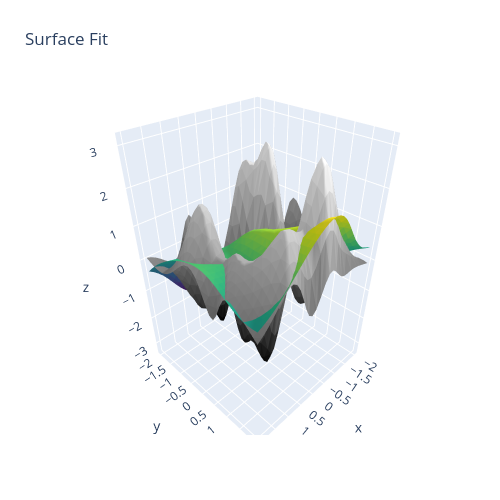

The code cell stored with this chart in its notebook:
### Code cell
Rebuilder = Rebuild()
Rebuilder.rebuildFullNet("model_13_2_14")

### Figure 1 — Plotly figure (JSON) as saved in the notebook; plotly's stock layout.template omitted (floating-point values rounded to 4 significant figures; data arrays with more than 128 entries replaced by an {"elided": "..."} marker saying what was removed)
{"data": [{"facecolor": {"elided": "1922 str values"}, "i": {"elided": "1922 int values"}, "j": {"elided": "1922 int values"}, "k": {"elided": "1922 int values"}, "name": "", "type": "mesh3d", "x": {"elided": "1024 float values"}, "y": {"elided": "1024 float values"}, "z": {"elided": "1024 float values"}}, {"facecolor": {"elided": "1922 str values"}, "i": {"elided": "1922 int values"}, "j": {"elided": "1922 int values"}, "k": {"elided": "1922 int values"}, "name": "", "type": "mesh3d", "x": {"elided": "1024 float values"}, "y": {"elided": "1024 float values"}, "z": {"elided": "1024 float values"}}], "layout": {"autosize": false, "height": 500, "margin": {"b": 65, "l": 65, "r": 50, "t": 90}, "title": {"text": "Surface Fit"}, "width": 500}}
